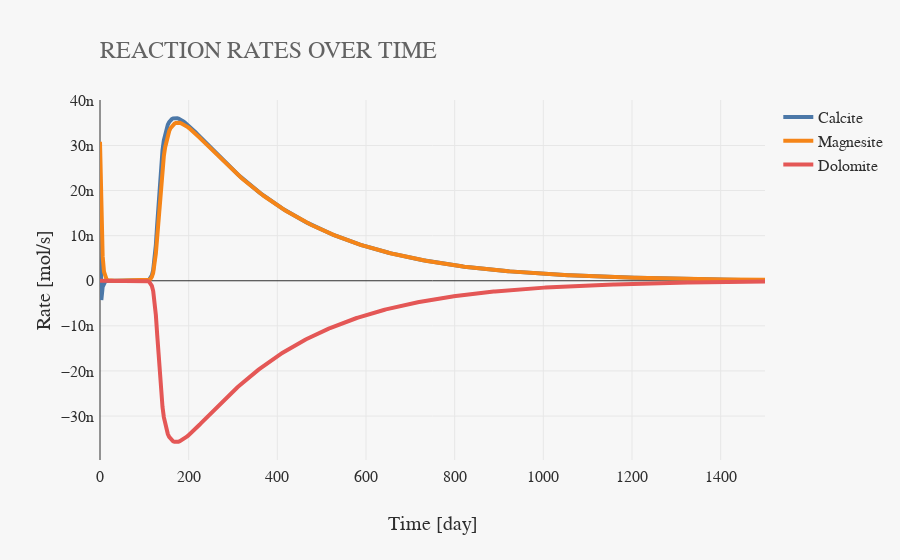

Notebook source saved alongside this figure:
### Code cell
fig4 = Figure()
fig4.title("REACTION RATES OVER TIME")
fig4.xaxisTitle("Time [day]")
fig4.yaxisTitle("Rate [mol/s]")
fig4.drawLine(table["Time"], table["RateCalcite"], "Calcite")
fig4.drawLine(table["Time"], table["RateMagnesite"], "Magnesite")
fig4.drawLine(table["Time"], table["RateDolomite"], "Dolomite")
fig4.show()

### Figure 1 — Plotly figure (JSON) as saved in the notebook; plotly's stock layout.template omitted (floating-point values rounded to 4 significant figures; data arrays with more than 128 entries replaced by an {"elided": "..."} marker saying what was removed)
{"data": [{"mode": "lines", "name": "Calcite", "type": "scatter", "x": {"elided": "501 int values"}, "y": {"elided": "501 float values"}}, {"mode": "lines", "name": "Magnesite", "type": "scatter", "x": {"elided": "501 int values"}, "y": {"elided": "501 float values"}}, {"mode": "lines", "name": "Dolomite", "type": "scatter", "x": {"elided": "501 int values"}, "y": {"elided": "501 float values"}}], "layout": {"title": {"text": "REACTION RATES OVER TIME"}, "xaxis": {"title": {"text": "Time [day]"}}, "yaxis": {"title": {"text": "Rate [mol/s]"}}}}
